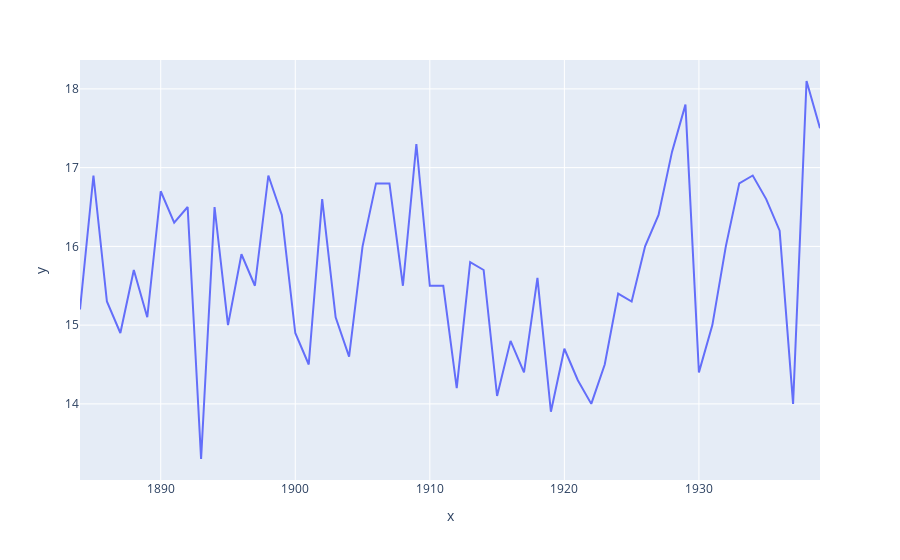

Here is the notebook cell this chart was saved with:
### Code cell
px.line(x=data['Year'],y=data['Production']) ### Stationary

### Figure 1 — Plotly figure (JSON) as saved in the notebook; plotly's stock layout.template omitted (floating-point values rounded to 4 significant figures)
{"data": [{"hovertemplate": "x=%{x}<br>y=%{y}<extra></extra>", "legendgroup": "", "line": {"color": "#636efa", "dash": "solid"}, "mode": "lines", "name": "", "showlegend": false, "type": "scatter", "x": ["1884", "1885", "1886", "1887", "1888", "1889", "1890", "1891", "1892", "1893", "1894", "1895", "1896", "1897", "1898", "1899", "1900", "1901", "1902", "1903", "1904", "1905", "1906", "1907", "1908", "1909", "1910", "1911", "1912", "1913", "1914", "1915", "1916", "1917", "1918", "1919", "1920", "1921", "1922", "1923", "1924", "1925", "1926", "1927", "1928", "1929", "1930", "1931", "1932", "1933", "1934", "1935", "1936", "1937", "1938", "1939"], "xaxis": "x", "y": [15.2, 16.9, 15.3, 14.9, 15.7, 15.1, 16.7, 16.3, 16.5, 13.3, 16.5, 15, 15.9, 15.5, 16.9, 16.4, 14.9, 14.5, 16.6, 15.1, 14.6, 16, 16.8, 16.8, 15.5, 17.3, 15.5, 15.5, 14.2, 15.8, 15.7, 14.1, 14.8, 14.4, 15.6, 13.9, 14.7, 14.3, 14, 14.5, 15.4, 15.3, 16, 16.4, 17.2, 17.8, 14.4, 15, 16, 16.8, 16.9, 16.6, 16.2, 14, 18.1, 17.5], "yaxis": "y"}], "layout": {"legend": {"tracegroupgap": 0}, "margin": {"t": 60}, "xaxis": {"anchor": "y", "domain": [0, 1], "title": {"text": "x"}}, "yaxis": {"anchor": "x", "domain": [0, 1], "title": {"text": "y"}}}}
